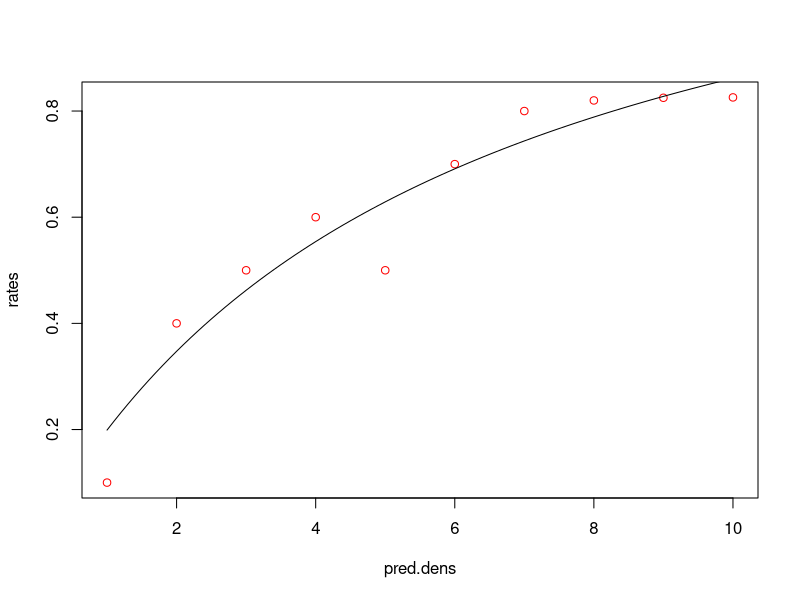
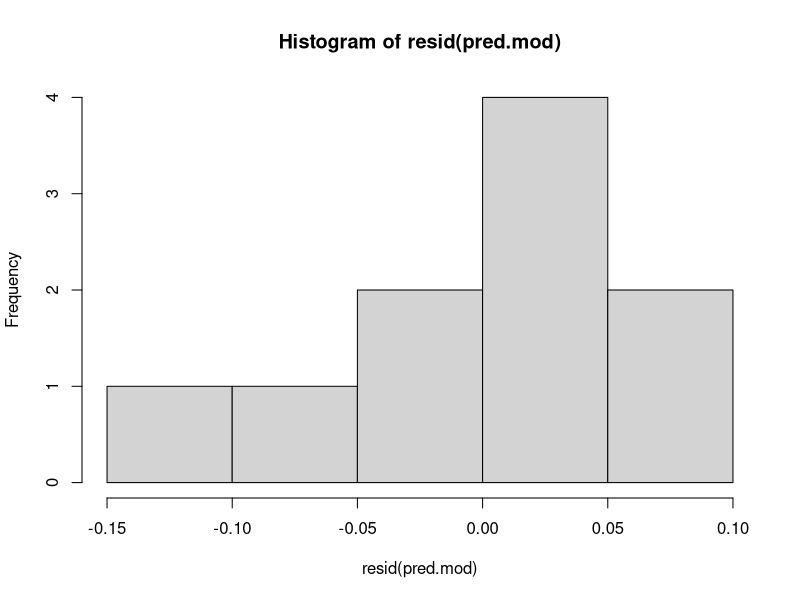
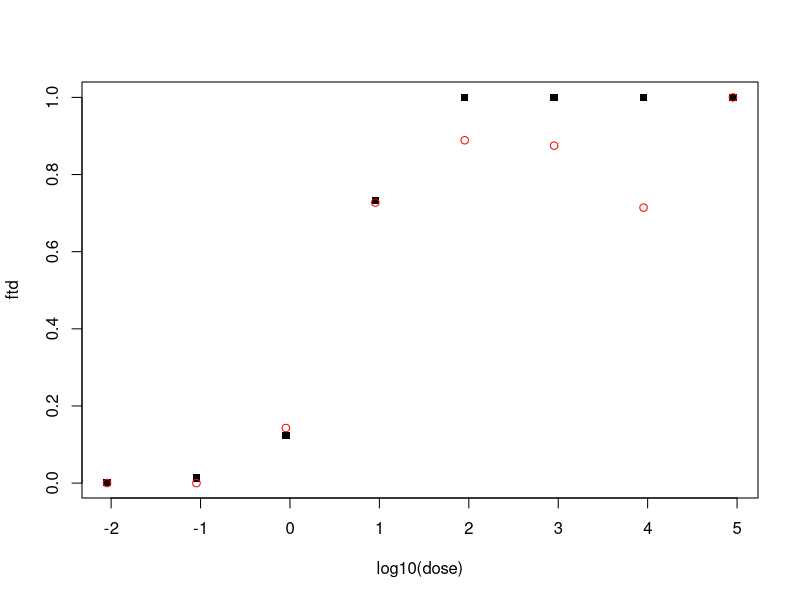

The R script that drew these images, in order: (Note: this script raises an error after producing the figures.)
#ex_nls_models


##nls models - Michaelis-Menten
pred.dens = seq(1,10, length.out=10) #create prey density
rates = c(.1,0.4,.5,.6,.5,.7,.8,.82,.825,.8257) #make up some capture rates
pred.dat = data.frame(pred.dens,rates) 

a = 1
b = 3
preds = (a*(pred.dens))/((b)+(pred.dens))

pred.mod<-nls(rates~((a*(pred.dens))/((b)+(pred.dens))),
              data=pred.dat, 
              start=list(a=1.36,b=5.87), #need to supply starting values
              trace = TRUE)

summary(pred.mod)

new.preds = seq(1,10,by=.1)
ftd=predict(pred.mod,newdata = list(pred.dens = new.preds)) #note need to include list!
plot(rates~pred.dens, col="red") #actual data
lines(new.preds,ftd) #fitted data

hist(resid(pred.mod))
shapiro.test(resid(pred.mod))


##nls model - monomolecular models##

dose=c(0.009, 0.09, 0.9, 9, 90, 900, 9000, 90000)
pos=c(0,0,1,8,8,7,5,3)
tot=c(7,7,7,11,9,8,7,3)

pi_o=pos/tot
data=data.frame(dose,pos,tot,pi_o)

dose.nls<-nls(pi_o~(1-exp(-(theta*(dose)))),
              data=data, 
              start=list(theta=0.05), 
              trace = TRUE)

summary(dose.nls)


ftd=fitted(dose.nls)
plot(ftd~log10(dose), pch=15) #fitted curve
points(pi_o~log10(dose),col="red") #actual points

dose.curve=ggplot(data=data, aes(x=log10(dose),y=pi_o))+ 
  geom_point(color="blue")+
  geom_line(aes(y=ftd), size=1)+
  xlab(expression(log[10]~dose))+
  ylab("Proportion infected")+
  coord_cartesian(ylim=c(-0.1,1.1))+ #zoom in
  theme_bw() + 
  theme(axis.title=element_text(size=23),axis.text=element_text(size=15),panel.grid = element_blank(), axis.line=element_line(),legend.position=c(.9,.55),legend.text = element_text(size=12,face="italic"))
print(dose.curve)


##calculate mean-squared error
resid.sq = (resid(dose.nls)^2)
mse = mean(resid.sq)
print(mse)

##GAM##
pred.dens = seq(1,10, length.out=10) #create prey density
rates = c(.1,0.4,.5,.6,.5,.7,.8,.82,.825,.8257) #make up some capture rates
pred.dat = data.frame(pred.dens,rates) 

library(mgcv)
a <- gam(rates~s(pred.dens),data=pred.dat, method="REML")
summary(a)
#Using summary with the model object will give you the significance of the smooth term
#and the variance explained.
#edf - estimated degrees of freedom, larger means more wiggle, values closer to 1 are closer to linear
#gam.check(a)
plot(a,pages=1,seWithMean=TRUE) #
pred <- predict.gam(a)
pred.dat$yhat = pred

library(ggplot2)
r=ggplot(data=pred.dat, aes(x=pred.dens,y=rates))+ 
  geom_point()+
  geom_line(aes(y=yhat), size=1)+
  ylab("Rate of prey capture")+
  xlab("Predator density")+
  #coord_cartesian(ylim=c(-0.1,1.1))+ #zoom in
  theme_bw() + 
  theme(axis.title=element_text(size=23),axis.text=element_text(size=15),panel.grid = element_blank(), axis.line=element_line(),legend.position=c(.9,.55),legend.text = element_text(size=12,face="italic"))
print(r)

